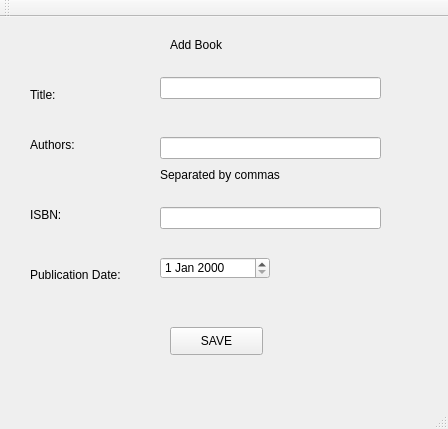
<?xml version="1.0" encoding="UTF-8"?>
<ui version="4.0">
 <class>BookInput</class>
 <widget class="QMainWindow" name="BookInput">
  <property name="geometry">
   <rect>
    <x>0</x>
    <y>0</y>
    <width>448</width>
    <height>429</height>
   </rect>
  </property>
  <property name="windowTitle">
   <string>BookInput</string>
  </property>
  <widget class="QWidget" name="centralWidget">
   <widget class="QLabel" name="labelAddBook">
    <property name="geometry">
     <rect>
      <x>170</x>
      <y>20</y>
      <width>53</width>
      <height>16</height>
     </rect>
    </property>
    <property name="text">
     <string>Add Book</string>
    </property>
   </widget>
   <widget class="QLabel" name="label_title">
    <property name="geometry">
     <rect>
      <x>30</x>
      <y>70</y>
      <width>53</width>
      <height>16</height>
     </rect>
    </property>
    <property name="text">
     <string>Title:</string>
    </property>
   </widget>
   <widget class="QLabel" name="label_authors">
    <property name="geometry">
     <rect>
      <x>30</x>
      <y>120</y>
      <width>53</width>
      <height>16</height>
     </rect>
    </property>
    <property name="text">
     <string>Authors:</string>
    </property>
   </widget>
   <widget class="QLabel" name="label_isbn">
    <property name="geometry">
     <rect>
      <x>30</x>
      <y>190</y>
      <width>53</width>
      <height>16</height>
     </rect>
    </property>
    <property name="text">
     <string>ISBN:</string>
    </property>
   </widget>
   <widget class="QLabel" name="label_publicationDate">
    <property name="geometry">
     <rect>
      <x>30</x>
      <y>250</y>
      <width>121</width>
      <height>16</height>
     </rect>
    </property>
    <property name="text">
     <string>Publication Date:</string>
    </property>
   </widget>
   <widget class="QLineEdit" name="lineEditTitle">
    <property name="geometry">
     <rect>
      <x>160</x>
      <y>60</y>
      <width>221</width>
      <height>22</height>
     </rect>
    </property>
   </widget>
   <widget class="QLineEdit" name="lineEditAuthors">
    <property name="geometry">
     <rect>
      <x>160</x>
      <y>120</y>
      <width>221</width>
      <height>22</height>
     </rect>
    </property>
   </widget>
   <widget class="QLineEdit" name="lineEditIsbn">
    <property name="geometry">
     <rect>
      <x>160</x>
      <y>190</y>
      <width>221</width>
      <height>22</height>
     </rect>
    </property>
   </widget>
   <widget class="QLabel" name="labelSeparatedByCommas">
    <property name="geometry">
     <rect>
      <x>160</x>
      <y>150</y>
      <width>181</width>
      <height>16</height>
     </rect>
    </property>
    <property name="text">
     <string>Separated by commas</string>
    </property>
   </widget>
   <widget class="QPushButton" name="pushButton_save">
    <property name="geometry">
     <rect>
      <x>170</x>
      <y>310</y>
      <width>93</width>
      <height>28</height>
     </rect>
    </property>
    <property name="text">
     <string>SAVE</string>
    </property>
   </widget>
   <widget class="QDateEdit" name="dateEditPublicationDate">
    <property name="geometry">
     <rect>
      <x>160</x>
      <y>240</y>
      <width>110</width>
      <height>22</height>
     </rect>
    </property>
   </widget>
  </widget>
  <widget class="QMenuBar" name="menuBar">
   <property name="geometry">
    <rect>
     <x>0</x>
     <y>0</y>
     <width>448</width>
     <height>26</height>
    </rect>
   </property>
  </widget>
  <widget class="QToolBar" name="mainToolBar">
   <attribute name="toolBarArea">
    <enum>TopToolBarArea</enum>
   </attribute>
   <attribute name="toolBarBreak">
    <bool>false</bool>
   </attribute>
  </widget>
  <widget class="QStatusBar" name="statusBar"/>
 </widget>
 <layoutdefault spacing="6" margin="11"/>
 <resources/>
 <connections/>
</ui>
